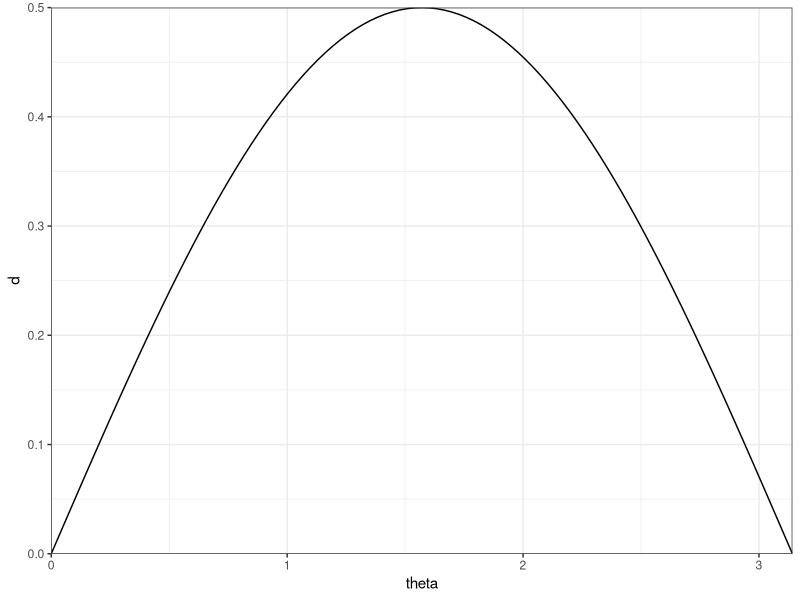
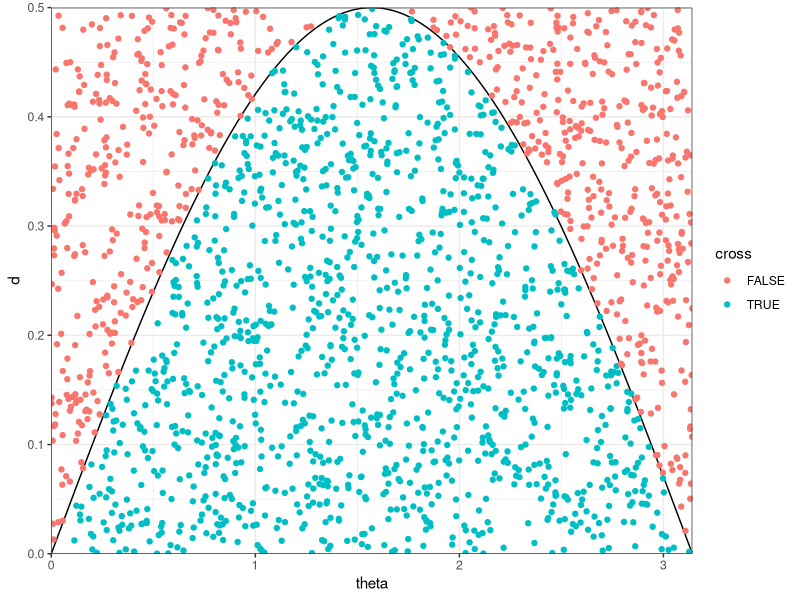

The R source for these figures, in order: (Note: this script raises an error after producing the figures.)
## ---- chunk 1
library(dplyr)
library(ggplot2)
library(knitr)
opts_chunk$set(message = FALSE)
## ---- chunk 2
d     <- runif(n = 2000, min = 0, max = 1/2)
theta <- runif(n = 2000, min = 0, max = pi)

(df <- data_frame(d, theta))
## ---- chunk 3
sin(theta)/2 > d
## ---- chunk 4
mean(sin(theta)/2 > d)
## ---- chunk 5
2/pi
## ---- chunk 6
(p <- ggplot(data = df, aes(x = theta, y = d)) +
  scale_x_continuous(expand = c(0, 0), limits = c(0, pi)) +
  scale_y_continuous(expand = c(0, 0), limits = c(0, 1/2)) +
  stat_function(fun = function(x) {sin(x)/2}) +
  theme_bw())
## ---- chunk 7
df <- mutate(df, cross = sin(theta)/2 > d)
p + geom_point(data = df, aes(color = cross))
## ---- chunk 8
2 * n / sum(df$cross)
